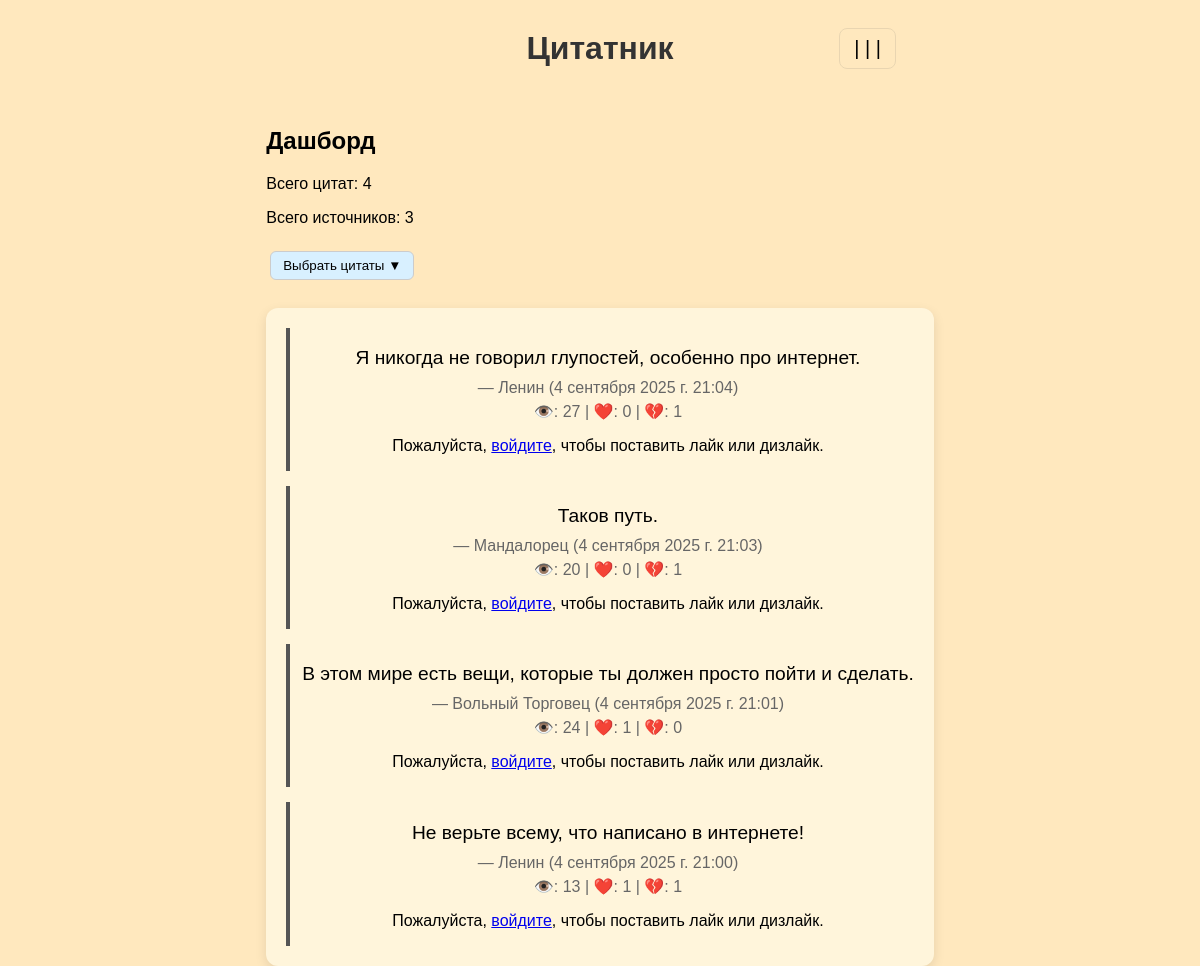
Page /dashboard/ on the earlier database version.
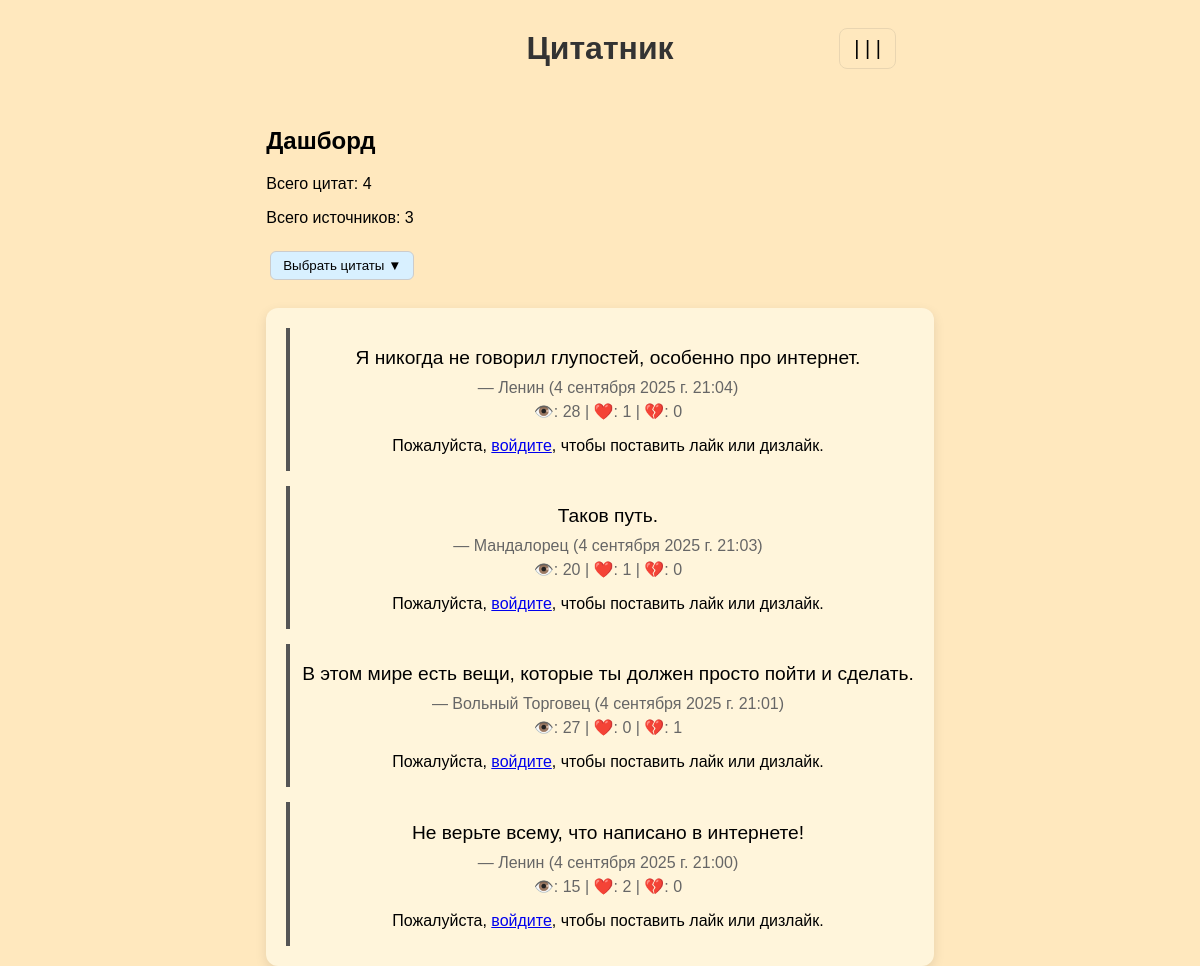
Same page on the later database version.
### quotes/models.py (models this page shows, shortened)
class Quote(models.Model):
    source = models.ForeignKey(Source, on_delete=models.CASCADE, related_name='quotes')
    text = models.TextField(unique=True)
    weight = models.PositiveIntegerField(
        default=1,
        validators=[MinValueValidator(1), MaxValueValidator(5)]
    )
    views = models.PositiveIntegerField(default=0)
    likes = models.IntegerField(default=0)
    dislikes = models.IntegerField(default=0)
    created_at = models.DateTimeField(auto_now_add=True)
    class Meta:
        ordering = ['-likes', '-views']

class Source(models.Model):
    SOURCE_TYPES = [
        ('book', 'Книга'),
        ('movie', 'Фильм'),
        ('series', 'Сериал'),
        ('other', 'Другое'),
    ]
    name = models.CharField(max_length=200, unique=True)
    type = models.CharField(max_length=20, choices=SOURCE_TYPES, default='other')

### quotes/views.py (the view)
# urls.py: path('dashboard/', views.dashboard, name='dashboard'),
def dashboard(request):
    total = Quote.objects.count()
    total_sources = sum(1 for _ in set(q.source_id for q in Quote.objects.all()))
    latest = Quote.objects.order_by('-created_at')[:10]
    return render(request, 'quotes/dashboard.html', {'total': total, 'total_sources': total_sources, 'latest': latest})

### quotes/templates/quotes/dashboard.html (shortened to what this page needs)
{% extends 'quotes/base.html' %}
{% block content %}
<h2>Дашборд</h2>
<p>Всего цитат: {{ total }}</p>
<p>Всего источников: {{ total_sources }}</p>
<div class="dropdown">
    <button id="filterBtn">
        Выбрать цитаты <span id="arrow">▼</span>
    </button>
</div>
<div id="quotesContainer" class="quote-container">
    {% for q in latest %}
        <article class="quote">
            <p class="text">{{ q.text }}</p>
            <p class="meta">— {{ q.source.name }} ({{ q.created_at }})</p>
                <p class="meta">
                    👁️: {{ q.views }} |
                    ❤️: <span id="likes-{{ q.pk }}">{{ q.likes }}</span> |
                    💔: <span id="dislikes-{{ q.pk }}">{{ q.dislikes }}</span>
                </p>
                {% if user.is_authenticated %}
                    <form class="vote-form" data-quote-id="{{ q.pk }}" method="post" action="{% url 'quotes:vote_quote' q.pk %}">
                        {% csrf_token %}
                        <button type="button" data-action="like">❤️ Лайк</button>
                        <button type="button" data-action="dislike">💔 Дизлайк</button>
                    </form>
                {% else %}
                    <p>Пожалуйста, <a href="{% url 'login' %}">войдите</a>, чтобы поставить лайк или дизлайк.</p>
                {% endif %}
        </article>
    {% empty %}
        <p>Нет цитат</p>
    {% endfor %}
</div>
{% endblock %}

Differences in the rows shown:
changed Quote "Я никогда не говорил глупостей, особенно про интернет.": views "27" → "28"; likes "0" → "1"; dislikes "1" → "0"
changed Quote "Таков путь.": likes "0" → "1"; dislikes "1" → "0"
changed Quote "В этом мире есть вещи, которые ты должен просто пойти и сделать.": views "24" → "27"; likes "1" → "0"; dislikes "0" → "1"
changed Quote "Не верьте всему, что написано в интернете!": views "13" → "15"; likes "1" → "2"; dislikes "1" → "0"
